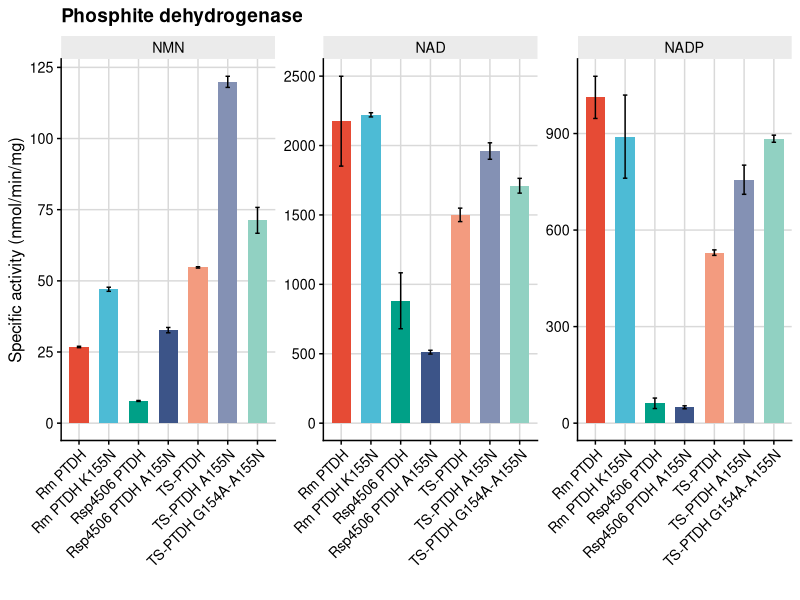

Write the R code that produced this figure.
library(tidyverse)
library(cowplot)
library(ggsci)

slopes <- read.csv('slopes.csv')
enz <- read.csv('enz_conc.csv')

#######################################################################

# get specific activities from abs slopes, blank subtract

calc_activity <- function(slope, blank, dil, conc, enz_vol=10, rxn_vol=100, ext=6.22) {

  # ext input as mM^-1 cm^-1
  # vols are uL
  # conc is mg/ml
  
  # enz in reaction, mg
  enz_rxn <- conc * 1/dil * enz_vol * 1/1000
    
  # mA/min
  d_slope <- slope - blank
  
  # mA/min to mM/min, use A = eps * path * conc
  path <- rxn_vol/400
  res <- d_slope * 1/ext * 1/path * 1/1000 # mM/min
  
  # molar to mol
  res <- res * rxn_vol/10^6  # mmol/min
  res <- res/enz_rxn * 10^6 # nmol/min-mg
  
  return (round(res, 3))
}


# separate no sub run
nosub <- slopes %>%
  filter(cofa == 'no') %>%
  select(sample, slope) %>%
  rename(blank_slope = slope)

# specific activity for each trace
df <- slopes %>%
  inner_join(nosub, by='sample') %>%
  inner_join(enz, by=c("sample" = 'sample_num')) %>%
  filter(cofa != 'no') %>%
  mutate(activity = calc_activity(slope, blank_slope, DF, conc_mg_ml))

write.csv(df, 'activities.csv', row.names=FALSE)

# agg data
df_grp <- df %>%
  group_by(sample, cofa, enzyme) %>%
  summarise(mean=round(mean(activity), 3), sd=round(sd(activity), 3)) %>%
  arrange(cofa, sample)

df_grp$cofa <- factor(df_grp$cofa, levels=c('NMN', 'NAD', 'NADP'))
df_grp$enzyme <- str_replace_all(df_grp$enzyme, '_', ' ')

write.csv(df_grp, 'activities_agg.csv', row.names=FALSE)

#######################################################################

# plot

p <- df_grp %>%
  ggplot(aes(x=enzyme, y=mean, fill=enzyme)) + 
  geom_bar(stat='identity', width=0.65) +
  geom_errorbar(aes(ymin=mean - sd, ymax=mean + sd), width=0.15) +
  facet_wrap(~cofa, scales='free') +
  theme_half_open(12) + 
  theme(legend.position = 'none') +
  theme(strip.background = element_rect(fill='grey92')) +
  theme(axis.text.x = element_text(angle=45, hjust=1)) + 
  background_grid() +
  labs(title='Phosphite dehydrogenase', x='', y='Specific activity (nmol/min/mg)') +
  scale_fill_npg()

ggsave('enz_plot.pdf', p, width=11, height=5)
